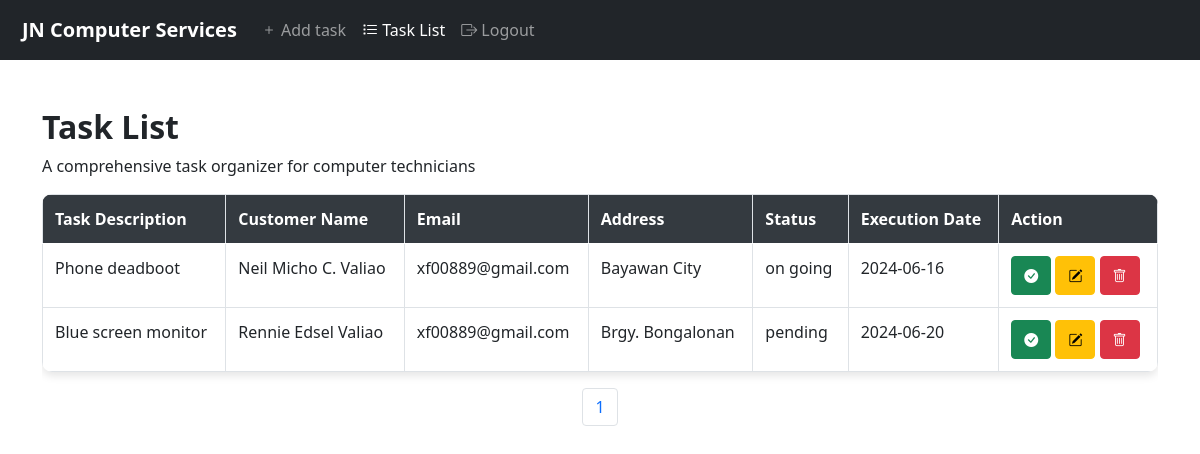
Page /tasks.php?status=success (signed in) on the committed database.
### tables this page shows
CREATE TABLE `tasks` (
  `id` int(11) NOT NULL,
  `task_description` varchar(255) NOT NULL,
  `customer_name` varchar(100) NOT NULL,
  `customer_email` varchar(100) NOT NULL,
  `customer_address` varchar(255) NOT NULL,
  `status` varchar(50) NOT NULL,
  `execution_date` date NOT NULL,
  `created_at` timestamp NOT NULL DEFAULT current_timestamp()
);

### tasks.php (the view, shortened to what this page needs)
<?php
include 'db.php';
$conn = new mysqli($servername, $dbusername, $dbpassword, $dbname);
$results_per_page = 5;
$number_of_rows = $conn->query("SELECT COUNT(*) FROM tasks")->fetch_row()[0];
$total_pages = ceil($number_of_rows / $results_per_page);
if (!isset($_GET['page'])) {
    $page = 1;
} else {
    $page = $_GET['page'];
}
$this_page_first_result = ($page - 1) * $results_per_page;
$sql = "SELECT * FROM tasks LIMIT $this_page_first_result, $results_per_page";
$result = $conn->query($sql);
?>
<!DOCTYPE html>
<html lang="en">
<head>
    <link rel="stylesheet" href="https://stackpath.bootstrapcdn.com/bootstrap/5.0.0-alpha1/css/bootstrap.min.css">
    <link href="https://cdn.jsdelivr.net/npm/bootstrap-icons/font/bootstrap-icons.css" rel="stylesheet">
</head>
<body>
<nav class="navbar navbar-expand-lg navbar-dark bg-dark sticky-top">
    <div class="container-fluid">
        <a class="navbar-brand" href="tasks.php" style="font-weight: bold;">JN Computer Services</a>
        <div class="collapse navbar-collapse" id="navbarNav">
            <ul class="navbar-nav ml-auto">
                <li class="nav-item">
                    <a class="nav-link <?php echo basename($_SERVER['PHP_SELF']) == 'index.php' ? 'active' : ''; ?>" href="index.php"><i class="bi bi-plus"></i> Add task</a>
                </li>
                <li class="nav-item">
                    <a class="nav-link <?php echo basename($_SERVER['PHP_SELF']) == 'tasks.php' ? 'active' : ''; ?>" href="tasks.php"><i class="bi bi-list-task"></i> Task List</a>
                </li>
                <li class="nav-item">
                    <a class="nav-link <?php echo basename($_SERVER['PHP_SELF']) == 'logout.php' ? 'active' : ''; ?>" href="logout.php"><i class="bi bi-box-arrow-right"></i> Logout</a>
                </li>
            </ul>
        </div>
    </div>
</nav>
<div class="container mt-5">
    <div class="row">
        <div class="col-md-12">
            <div class="header">
                <h2 style="font-weight: bold;">Task List</h2>
                <p style="font-weight: italic;">A comprehensive task organizer for computer technicians</p>
            </div>
            <div class="table-responsive">
                <table class="table table-hover">
                    <thead>
                    <tr>
                        <th>Task Description</th>
                        <th>Customer Name</th>
                        <th>Email</th>
                        <th>Address</th>
                        <th>Status</th>
                        <th>Execution Date</th>
                        <th>Action</th>
                    </tr>
                    </thead>
                    <tbody>
                    <?php while ($row = $result->fetch_assoc()): ?>
                        <tr>
                            <td><?php echo htmlspecialchars($row['task_description']); ?></td>
                            <td><?php echo htmlspecialchars($row['customer_name']); ?></td>
                            <td><?php echo htmlspecialchars($row['customer_email']); ?></td>
                            <td><?php echo htmlspecialchars($row['customer_address']); ?></td>
                            <td><?php echo htmlspecialchars($row['status']); ?></td>
                            <td><?php echo htmlspecialchars($row['execution_date']); ?></td>
                            <td>
                                <form action="update_task.php" method="post" style="display:inline-block;">
                                    <button type="submit" class="btn btn-success"><i class="bi bi-check-circle-fill"></i></button>
                                </form>
                                <a href="edit_task_form.php?id=<?php echo $row['id']; ?>" class="btn btn-warning"><i class="bi bi-pencil-square"></i></a>
                                <form action="delete_task.php" method="post" style="display:inline-block;">
                                    <button type="submit" class="btn btn-danger"><i class="bi bi-trash"></i></button>
                                </form>
                            </td>
                        </tr>
                    <?php endwhile; ?>
                    </tbody>
                </table>
            </div>
            <nav aria-label="Page navigation example">
                <ul class="pagination justify-content-center">
                    <?php for ($page = 1; $page <= $total_pages; $page++): ?>
                        <li class="page-item <?php if (isset($_GET['page']) && $_GET['page'] == $page) echo 'active'; ?>">
                            <a class="page-link" href="?page=<?php echo $page; ?>"><?php echo $page; ?></a>
                        </li>
                    <?php endfor; ?>
                </ul>
            </nav>
        </div>
    </div>
</div>
</body>
</html>

### tasks.php (style rules this page uses)
body { justify-content: center; align-items: center; height: 100vh; background-image: url("img/bg.jpg"); background-size: cover; background-position: center; background-repeat: no-repeat; }
.table { width: 100%; margin-bottom: 1rem; color: #212529; background-color: #fff; border-collapse: collapse; box-shadow: 0 4px 8px rgba(0, 0, 0, 0.1); border-radius: 10px; overflow: hidden; }
.table th, .table td { padding: 0.75rem; text-align: left; border: 1px solid #dee2e6; }
.table th { background-color: #343a40; color: #fff; border-color: #dee2e6; }
.table .btn { padding: 0.5rem 0.75rem; font-size: 0.875rem; }
.navbar { padding: 10px; }
.sticky-top { top: 0; z-index: 1020; }

### rows in the picture
tasks: task_description "Phone deadboot", customer_name "Neil Micho C. Valiao", customer_email "xf00889@gmail.com", customer_address "Bayawan City", status "on going", execution_date "2024-06-16"
tasks: task_description "Blue screen monitor", customer_name "Rennie Edsel Valiao", customer_email "xf00889@gmail.com", customer_address "Brgy. Bongalonan", status "pending", execution_date "2024-06-20"
